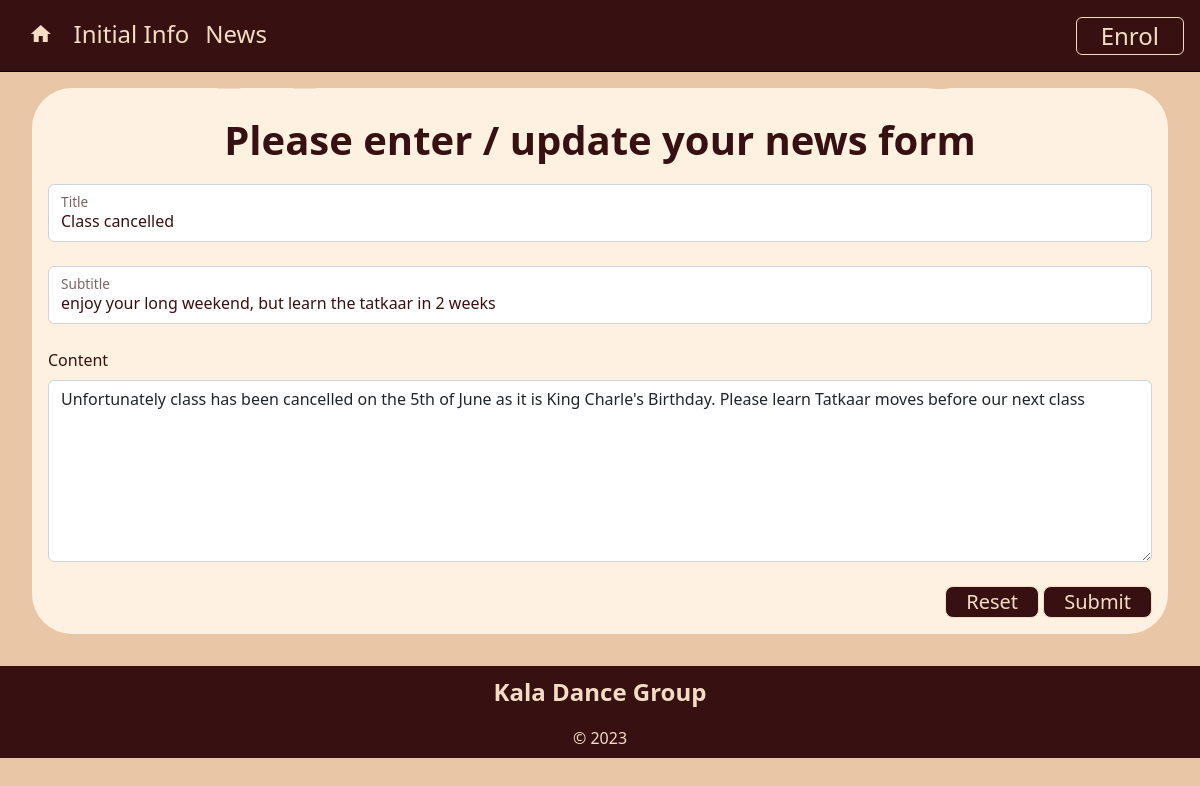
/news_cud?id=2&task=update, run on the app's committed database.
### tables this page shows
CREATE TABLE news(
    news_id integer primary key autoincrement,
    title text not null unique,
    subtitle text not null unique,
    content text not null unique,
    newsdate date not null,
    member_id integer not null,
    foreign key(member_id) references member(member_id)
);

### server.py (the view, shortened to what this page needs)
@app.route('/news_cud', methods=["GET", "POST"])
def news_cud():
    data = request.args
    required_keys = ['id', 'task']
    for k in required_keys:
        if k not in data.keys():
            message = "do not know what to do with create, read, update on news (key not present)"
            return render_template("error.html", message=message)
    if request.method == "GET":
        if data['task'] == 'delete':
            sql = "delete from news where news_id = ?"
            values_tuple = (data['id'],)
            result = run_commit_query(sql, values_tuple, db_path)
            print("delete")
            print(result)
            return redirect(url_for('news'))
        elif data['task'] == 'update':
            sql = """ select title, subtitle, content from news where news_id=? """
            values_tuple = (data['id'],)
            result = run_search_query_tuples(sql, values_tuple, db_path, True)
            result = result[0]
            return render_template("news_cud.html",
                                   **result,
                                   id=data['id'],
                                   task=data['task'])
        elif data['task'] == 'add':
            temp = {'title':'test title', 'subtitle':'test subtitle', 'content':'test content'}
            return render_template("news_cud.html",
                                   id=0,
                                   task=data['task'],
                                   **temp)
        else:
            message = "Unrecognised task coming from news page"
            return render_template("error.html", message=message)
    return render_template("news_cud.html")

### db_function.py (called while the page is built)
def run_search_query_tuples(sql_query,values_tuple, file_path, rowfactory=False):
    result = None
    try:
        db = sqlite3.connect(file_path)
        if rowfactory:
            db.row_factory = sqlite3.Row
        cursor = db.cursor()
        cursor.execute(sql_query,values_tuple)
        result = cursor.fetchall()
        cursor.close()
    except sqlite3.Error as error:
        print("Error running search query tuples: {}".format(error))
        return None
    db.close()
    if result is None:
        print("No search values were found")
    return result

### templates/news_cud.html (shortened to what this page needs)
{% extends "layout.html" %}
{% block content %}
<br>
<div class="container_round p-3">
    <h2>Please enter / update your news form</h2>
    <form action="{{ url_for('news_cud', id=id, task=task) }}" method="POST">
        <div class="form-floating">
            <input type="text" class="form-control" id="title" name="title" placeholder=" " value="{{title}}" required>
            <label for="title" class="form-label">Title </label>
        </div>
        <br>
        <div class="form-floating">
            <input type="text" class="form-control" id="subtitle" name="subtitle" placeholder=" " value="{{subtitle}}" required>
            <label for="subtitle" class="form-label">Subtitle </label>
        </div>
        <br>
        <div>
            <label for="content" class="form-label">Content </label>
            <textarea id="content" class="form-control" name="content" rows="7" placeholder="e.g Performance tomorrow..." required>{{content}}</textarea>
        </div>
        <br>
        <div class="text-end">
            <button type="reset" class="btn btn-lg btn-outline">Reset</button>
            <button type="submit" class="btn btn-lg btn-outline">Submit</button>
        </div>
    </form>
</div>
{% endblock %}

### static/StyleSheet.css (style rules this page uses)
:root { --beige: rgb(233, 198, 165); --almond: rgb(255, 241, 225); --light-beige: rgb(245, 220, 197); --maroon: rgb(55, 17, 18); --light-maroon: rgb(88, 23, 24); }
body { font-family: 'Noto Sans', sans-serif; font-size: 100%; background-color: var(--beige); }
.btn { background-color: var(--maroon); color: var(--light-beige); }
.btn-outline { border: 1px solid var(--light-beige); padding: 0em 1em; }
h2 { font-size: 2.5em; text-align: center; font-weight: 600; padding: 0.3em 0; color: var(--maroon); }
.container_round { border: 0px solid blue; background-color: var(--almond); padding: 2em 2em; margin-bottom: 2em; margin-top: 2em; margin-left: 2em; margin-right: 2em; border-radius: 40px; }
label, input[type='text'], input[type='email'], input[type='tel'], textarea { font-size: 1em !important; color: var(--maroon); }

### data on the page
news: title "Class cancelled", subtitle "enjoy your long weekend, but learn the tatkaar in 2 weeks", content "Unfortunately class has been cancelled on the 5th of June as it is King Charle's Birthday. Please learn Tatkaar moves before our next class"
